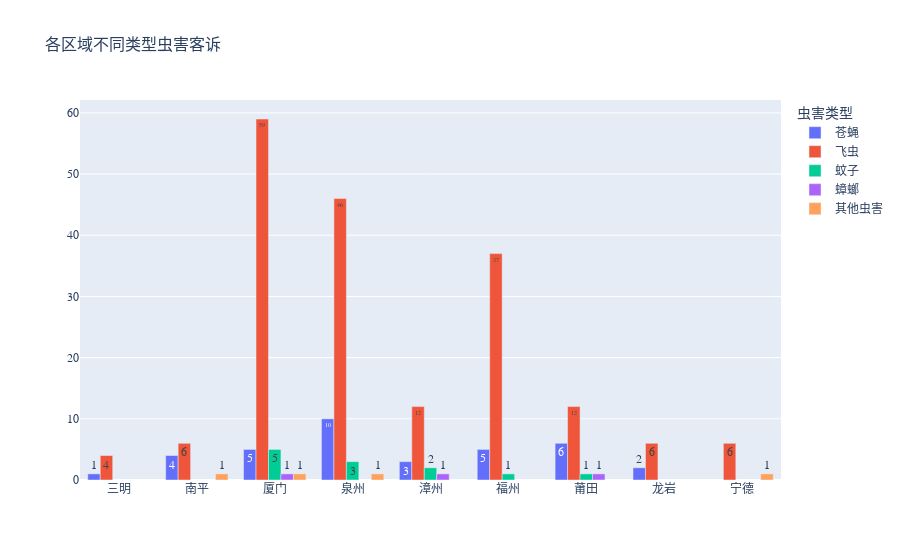

The notebook cell saved with this chart:
### Code cell
# 图2：显示每个城市的不同虫害类型的投诉数量
fig2 = px.bar(grouped_data,
              x='城市',
              y='数量',
              color='三级业务类型',
              title="各区域不同类型虫害客诉",
              labels={'三级业务类型': '虫害类型'},
              category_orders={'三级业务类型': category_order},  # 使用自定义的虫害类型顺序
              text=grouped_data['数量'])

# 设置中文字体和布局
fig2.update_layout(
    font=dict(family="SimHei"),
    title_font=dict(family="SimHei", size=16),
    xaxis_title="",  # 隐藏 x 轴标题
    yaxis_title="",
    barmode='group',  # 分组显示每个城市的虫害种类
)
fig2.update_traces(textangle=0)  # 设置文本角度为0度（水平显示）

# 显示图表
fig2.show()

fig2.write_image("各区域不同类型虫害客诉.jpg", scale=2)  # Save as jpg

### Figure 1 — Plotly figure (JSON) as saved in the notebook; plotly's stock layout.template omitted (floating-point values rounded to 4 significant figures)
{"data": [{"alignmentgroup": "True", "hovertemplate": "虫害类型=苍蝇<br>城市=%{x}<br>数量=%{text}<extra></extra>", "legendgroup": "苍蝇", "marker": {"color": "#636efa", "pattern": {"shape": ""}}, "name": "苍蝇", "offsetgroup": "苍蝇", "orientation": "v", "showlegend": true, "text": [1, 4, 5, 10, 3, 5, 6, 2], "textangle": 0, "textposition": "auto", "type": "bar", "x": ["三明", "南平", "厦门", "泉州", "漳州", "福州", "莆田", "龙岩"], "xaxis": "x", "y": [1, 4, 5, 10, 3, 5, 6, 2], "yaxis": "y"}, {"alignmentgroup": "True", "hovertemplate": "虫害类型=飞虫<br>城市=%{x}<br>数量=%{text}<extra></extra>", "legendgroup": "飞虫", "marker": {"color": "#EF553B", "pattern": {"shape": ""}}, "name": "飞虫", "offsetgroup": "飞虫", "orientation": "v", "showlegend": true, "text": [4, 6, 59, 6, 46, 12, 37, 12, 6], "textangle": 0, "textposition": "auto", "type": "bar", "x": ["三明", "南平", "厦门", "宁德", "泉州", "漳州", "福州", "莆田", "龙岩"], "xaxis": "x", "y": [4, 6, 59, 6, 46, 12, 37, 12, 6], "yaxis": "y"}, {"alignmentgroup": "True", "hovertemplate": "虫害类型=蚊子<br>城市=%{x}<br>数量=%{text}<extra></extra>", "legendgroup": "蚊子", "marker": {"color": "#00cc96", "pattern": {"shape": ""}}, "name": "蚊子", "offsetgroup": "蚊子", "orientation": "v", "showlegend": true, "text": [5, 3, 2, 1, 1], "textangle": 0, "textposition": "auto", "type": "bar", "x": ["厦门", "泉州", "漳州", "福州", "莆田"], "xaxis": "x", "y": [5, 3, 2, 1, 1], "yaxis": "y"}, {"alignmentgroup": "True", "hovertemplate": "虫害类型=蟑螂<br>城市=%{x}<br>数量=%{text}<extra></extra>", "legendgroup": "蟑螂", "marker": {"color": "#ab63fa", "pattern": {"shape": ""}}, "name": "蟑螂", "offsetgroup": "蟑螂", "orientation": "v", "showlegend": true, "text": [1, 1, 1], "textangle": 0, "textposition": "auto", "type": "bar", "x": ["厦门", "漳州", "莆田"], "xaxis": "x", "y": [1, 1, 1], "yaxis": "y"}, {"alignmentgroup": "True", "hovertemplate": "虫害类型=其他虫害<br>城市=%{x}<br>数量=%{text}<extra></extra>", "legendgroup": "其他虫害", "marker": {"color": "#FFA15A", "pattern": {"shape": ""}}, "name": "其他虫害", "offsetgroup": "其他虫害", "orientation": "v", "showlegend": true, "text": [1, 1, 1, 1], "textangle": 0, "textposition": "auto", "type": "bar", "x": ["南平", "厦门", "宁德", "泉州"], "xaxis": "x", "y": [1, 1, 1, 1], "yaxis": "y"}], "layout": {"barmode": "group", "font": {"family": "SimHei"}, "legend": {"title": {"text": "虫害类型"}, "tracegroupgap": 0}, "title": {"font": {"family": "SimHei", "size": 16}, "text": "各区域不同类型虫害客诉"}, "xaxis": {"anchor": "y", "domain": [0, 1], "title": {"text": ""}}, "yaxis": {"anchor": "x", "domain": [0, 1], "title": {"text": ""}}}}
